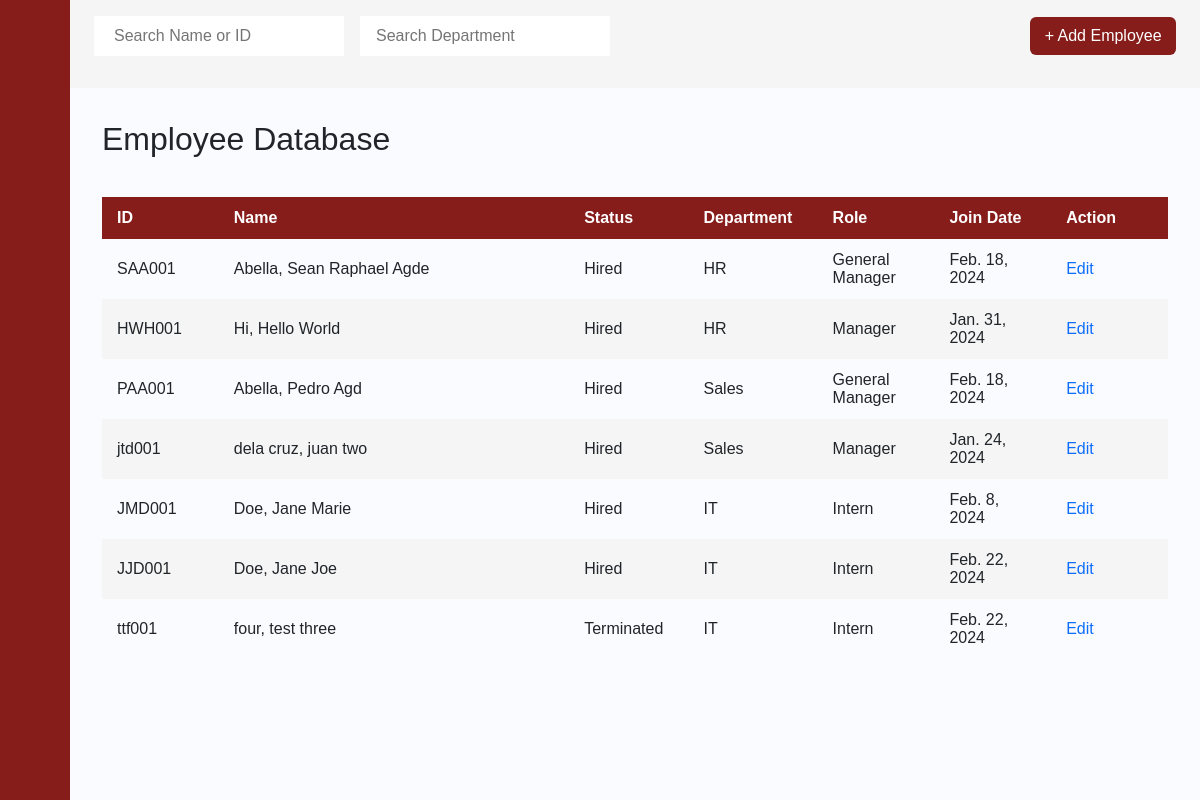
Screenshot of /employee_database with the database file from the repository.
### payrollapp/models.py (models this page shows, shortened)
class Employee(models.Model):
    Last_name = models.CharField(max_length=255)
    First_name = models.CharField(max_length=255)
    Middle_name = models.CharField(max_length=255)
    id_number = models.CharField(max_length=6, primary_key=True)
    Status  = models.CharField(max_length=255)
    Department  = models.CharField(max_length=255)
    Role   = models.CharField(max_length=255)
    Join_Date = models.DateField(blank=True, null=True)
    Phone_Number = models.IntegerField()
    Email = models.CharField(max_length=255)
    BankNumber = models.IntegerField()
    Salary   = models.FloatField()

### payrollapp/views.py (the view)
# urls.py: path('employee_database', views.employee_database, name='employee_database'),
def employee_database(request):
    a = Employee.objects.all()
    return render(request, 'payrollapp/employee_database.html', {'a':a})

### payrollapp/templates/payrollapp/employee_database.html (shortened to what this page needs)
{% extends 'payrollapp/base.html' %}
{% load static %}
{% block content %}
<div class="main">
    <div class="dashboard-navbar">
        <form action="#">
          <div class="nav-search">
            <input type="text" class="search-query mr-3" placeholder="Search Name or ID" onkeyup="searchName()" id="eName">
            <input type="text" class="search-query px-3" id="eDepa" placeholder="Search Department" onkeyup="searchDepartment()">
          </div>
        </form>
        <div class="navbar-content">
            <ul class="main-nav">
                <div class="nav-search">
                    <a href="{% url 'add_employee' %}" class="btn">+ Add Employee</a>
                </div>
            </ul>
        </div>
    </div>
    <div class="content">
        <h2>Employee Database</h2>
        <div style="overflow-x:auto;">
            <table id="posts">
                <thead>
                    <tr>
                        <th style="width:10%">ID</th>
                        <th style="width:30%">Name</th>
                        <th style="width:10%">Status</th>
                        <th style="width:10%">Department</th>
                        <th style="width:10%">Role</th>
                        <th style="width:10%">Join Date</th>
                        <th style="width:10%">Action</th>
                    </tr>
                </thead>
                <tbody>
                {% for b in a %}
                    <tr>
                        <td> {{ b.id_number }} </td>
                        <td> {{ b.Last_name }}, {{ b.First_name }} {{ b.Middle_name }}</td>
                        <td> {{ b.Status }} </td>
                        <td> {{ b.Department }} </td>
                        <td> {{ b.Role }} </td>
                        <td> {{ b.Join_Date }} </td>
                        <td> <a href="{% url 'employee_info' EID=b.pk %}">Edit</a> </td>
                    </tr>
                {% endfor %}
                </tbody>
            </table>
        </div>
    </div>
</div>
{% endblock %}

### rows the page displays
Employee: id_number "SAA001", Last_name "Abella", First_name "Sean Raphael", Middle_name "Agde", Status "Hired", Department "HR", Role "General Manager", Join_Date "Feb. 18, 2024"
Employee: id_number "HWH001", Last_name "Hi", First_name "Hello", Middle_name "World", Status "Hired", Department "HR", Role "Manager", Join_Date "Jan. 31, 2024"
Employee: id_number "PAA001", Last_name "Abella", First_name "Pedro", Middle_name "Agd", Status "Hired", Department "Sales", Role "General Manager", Join_Date "Feb. 18, 2024"
Employee: id_number "jtd001", Last_name "dela cruz", First_name "juan", Middle_name "two", Status "Hired", Department "Sales", Role "Manager", Join_Date "Jan. 24, 2024"
Employee: id_number "JMD001", Last_name "Doe", First_name "Jane", Middle_name "Marie", Status "Hired", Department "IT", Role "Intern", Join_Date "Feb. 8, 2024"
Employee: id_number "JJD001", Last_name "Doe", First_name "Jane", Middle_name "Joe", Status "Hired", Department "IT", Role "Intern", Join_Date "Feb. 22, 2024"
Employee: id_number "ttf001", Last_name "four", First_name "test", Middle_name "three", Status "Terminated", Department "IT", Role "Intern", Join_Date "Feb. 22, 2024"
